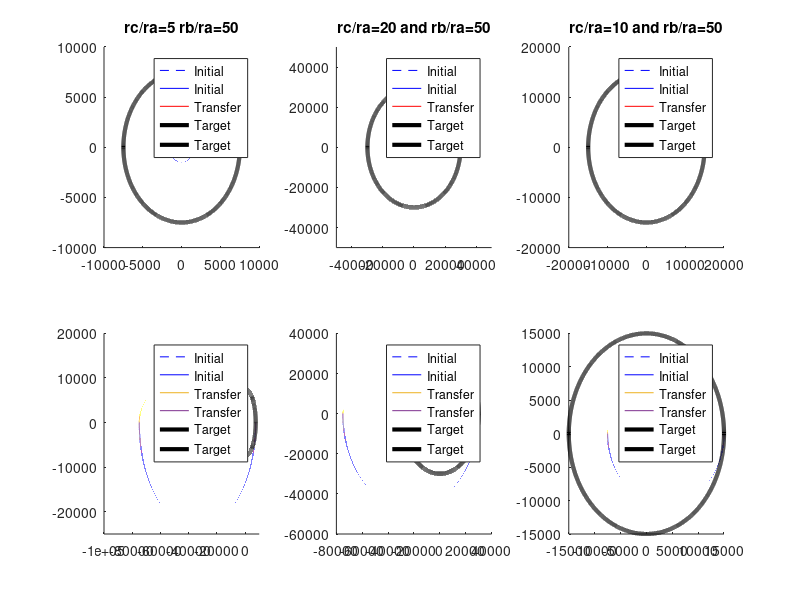

This figure's MATLAB source:
function orbitvis
%Generates velocity costs and orbit visualization
%   Program uses set values to generate the velocity cost and orbit
%   visualization for three different sets of radii ratio values

%for point in region for hohmann transfer
%initial values
mu = 398600;
ra = 1500;
rcra = 5;
rbra = 50;
rc = rcra*ra;
rb = rbra*ra;
a2 = (ra+rb)/2;
a3 = (rb+rc)/2;

%calculating velocity cost for bielliptic
vb1= sqrt((2*mu/ra)-(mu/a2)) - sqrt(mu/ra);
vb2 = sqrt((2*mu/rb)-(mu/a3)) - sqrt((2*mu/rb)-(mu/a2));
vb3 = sqrt((2*mu/rc)-(mu/a3)) - sqrt(mu/rc);
vba = abs(vb1)+ abs(vb2) + abs(vb3);

%calculating velocity cost for hohmann
ah = (ra+rc)/2;
vh1 = sqrt(((2*mu)/ra)-(mu/ah)) - sqrt(mu/ra);
vh2 = sqrt(mu/rc) - sqrt(((2*mu)/rc)-(mu/ah));
vha = abs(vh1) + abs(vh2);

%solving for some key geometry
e1 = (rc-ra)/(rc+ra);
b1 = ah*sqrt(1-e1^2);
h1 = rc-ah;

%displaying velocity cost to user
fprintf("The bielliptic velocity cost for an rc/ra of 5 and an rb/ra of 50 is %f\n",vba)
fprintf("The hohmann transfer velocity cost for an rc/ra of 5 and rb/ra of 50 is %f.\n",vha)

%obtaining curves for orbit transfer visualization hohmann
x1=linspace(-1500,1500,10000);
y1 = sqrt(ra^2 - x1.^2);
y11 = -sqrt(ra^2 - x1.^2);
x2 = linspace(-1500,7500,10000);
y2 = sqrt((b1^2).*(1-((x2-h1).^2./ah^2)));
x3 = linspace(-7500,7500,10000);
y3 = sqrt(rc^2 - x3.^2);
y33 = -sqrt(rc^2 - x3.^2);

%plotting hohmann transfer orbit visualization
figure(2)
subplot(2,3,1)
hold on
plot(x1,y1,'color','b', 'LineStyle','--')
plot(x1,y11,'Color','b','LineStyle','-')
plot(x2,y2,'Color','r')
plot(x3,y3,'Color','k','LineWidth',3)
plot(x3,y33,'Color','k','LineWidth',3)
legend('Initial','Initial','Transfer','Target','Target')
axis([-10000 10000 -10000 10000])
title("rc/ra=5 rb/ra=50")
hold off
% % % % % % % % % % % % % % % % 

%calculating initial geometry for bielliptic transfer visualization
e2 = (rb-ra)/(rb+ra);
b2 = a2*sqrt(1-e2^2);
h2 = rb-a2;
e3 = (rb-rc)/(rb+rc);
b3 = a3*sqrt(1-e3^2);
h3 = rb-a3;

%calculating curves for orbit visualization
x4 = linspace(-75000,1500,100000);
y4 = sqrt((b2^2).*(1-((x4+h2).^2./(a2^2))));

x5 = linspace(-75000,7500,100000);
y5 = -1*sqrt((b3^2).*(1-((x5+h3).^2./(a3^2))));

%plotting bielliptic transfer visualization
subplot(2,3,4)
hold on
plot(x1,y1,'color','b', 'LineStyle','--')
plot(x1,y11,'Color','b','LineStyle','-')
plot(x4,y4)
plot(x5,y5)
plot(x3,y3,'Color','k','LineWidth',3)
plot(x3,y33,'Color','k','LineWidth',3)
axis([-100000 10000 -25000 20000])
legend('Initial','Initial','Transfer','Transfer','Target','Target')
% % % % % % % % % % % % % % % 



% % % % % % % % % % % % % % % 

%For bielliptic area
%intitial values
mu = 398600;
ra = 1500;
rcra = 20;
rbra = 50;
rc = rcra*ra;
rb = rbra*ra;
a2 = (ra+rb)/2;
a3 = (rb+rc)/2;

%bielliptic velocity cost
vb1= sqrt((2*mu/ra)-(mu/a2)) - sqrt(mu/ra);
vb2 = sqrt((2*mu/rb)-(mu/a3)) - sqrt((2*mu/rb)-(mu/a2));
vb3 = sqrt((2*mu/rc)-(mu/a3)) - sqrt(mu/rc);
vba = abs(vb1)+ abs(vb2) + abs(vb3);

%hohmann velocity cost
ah = (ra+rc)/2;
vh1 = sqrt(((2*mu)/ra)-(mu/ah)) - sqrt(mu/ra);
vh2 = sqrt(mu/rc) - sqrt(((2*mu)/rc)-(mu/ah));
vha = abs(vh1) + abs(vh2);

%initial hohmann geometry
e1 = (rc-ra)/(rc+ra);
b1 = ah*sqrt(1-e1^2);
h1 = rc-ah;

%display velocity costs
fprintf("The bielliptic velocity cost for an rc/ra of 20 and an rb/ra of 50 is %f\n",vba)
fprintf("The hohmann transfer velocity cost for an rc/ra of 20 and rb/ra of 50 is %f.\n",vha)

%obtaining hohmann transfer curves
x1=linspace(-1500,1500,10000);
y1 = sqrt(ra^2 - x1.^2);
y11 = -sqrt(ra^2 - x1.^2);
x2 = linspace(-1500,30000,10000);
y2 = sqrt((b1^2).*(1-((x2-h1).^2./ah^2)));
x3 = linspace(-30000,30000,10000);
y3 = sqrt(rc^2 - x3.^2);
y33 = -sqrt(rc^2 - x3.^2);

%plotting hohmann transfer visualization
subplot(2,3,2)
hold on
plot(x1,y1,'color','b', 'LineStyle','--')
plot(x1,y11,'Color','b','LineStyle','-')
plot(x2,y2,'Color','r')
plot(x3,y3,'Color','k','LineWidth',3)
plot(x3,y33,'Color','k','LineWidth',3)
axis([-50000 50000 -50000 50000])
legend('Initial','Initial','Transfer','Target','Target')
title("rc/ra=20 and rb/ra=50")
hold off
% % % % % % % % % % % % % % % % 

%bielliptic geometry
e2 = (rb-ra)/(rb+ra);
b2 = a2*sqrt(1-e2^2);
h2 = rb-a2;
e3 = (rb-rc)/(rb+rc);
b3 = a3*sqrt(1-e3^2);
h3 = rb-a3;

%bielliptic curves
x4 = linspace(-75000,1500,100000);
y4 = sqrt((b2^2).*(1-((x4+h2).^2./(a2^2))));

x5 = linspace(-75000,30000,100000);
y5 = -1*sqrt((b3^2).*(1-((x5+h3).^2./(a3^2))));

%plotting bielliptic
subplot(2,3,5)
hold on
plot(x1,y1,'color','b', 'LineStyle','--')
plot(x1,y11,'Color','b','LineStyle','-')
plot(x4,y4)
plot(x5,y5)
plot(x3,y3,'Color','k','LineWidth',3)
plot(x3,y33,'Color','k','LineWidth',3)
legend('Initial','Initial','Transfer','Transfer','Target','Target')
% % % % % % % % % % % % % % % 



% % % % % % % % % % % % % % % 

%For final area
%initial values
mu = 398600;
ra = 1500;
rcra = 10;
rbra = 5;
rc = rcra*ra;
rb = rbra*ra;
a2 = (ra+rb)/2;
a3 = (rb+rc)/2;

%bielliptic velocity cost
vb1= sqrt((2*mu/ra)-(mu/a2)) - sqrt(mu/ra);
vb2 = sqrt((2*mu/rb)-(mu/a3)) - sqrt((2*mu/rb)-(mu/a2));
vb3 = sqrt((2*mu/rc)-(mu/a3)) - sqrt(mu/rc);
vba = abs(vb1)+ abs(vb2) + abs(vb3);

%hohmann velocity cost
ah = (ra+rc)/2;
vh1 = sqrt(((2*mu)/ra)-(mu/ah)) - sqrt(mu/ra);
vh2 = sqrt(mu/rc) - sqrt(((2*mu)/rc)-(mu/ah));
vha = abs(vh1) + abs(vh2);

%hohmann geometry
e1 = (rc-ra)/(rc+ra);
b1 = ah*sqrt(1-e1^2);
h1 = rc-ah;

%displaying velocity cost
fprintf("The bielliptic velocity cost for an rc/ra of 10 and an rb/ra of 5 is %f\n",vba)
fprintf("The hohmann transfer velocity cost for an rc/ra of 10 and rb/ra of 5 is %f.\n",vha)

%obtaining curves for hohmann
x1=linspace(-1500,1500,10000);
y1 = sqrt(ra^2 - x1.^2);
y11 = -sqrt(ra^2 - x1.^2);
x2 = linspace(-1500,15000,10000);
y2 = sqrt((b1^2).*(1-((x2-h1).^2./ah^2)));
x3 = linspace(-15000,15000,10000);
y3 = sqrt(rc^2 - x3.^2);
y33 = -sqrt(rc^2 - x3.^2);

%plotting hohmann transfer
subplot(2,3,3)
hold on
plot(x1,y1,'color','b', 'LineStyle','--')
plot(x1,y11,'Color','b','LineStyle','-')
plot(x2,y2,'Color','r')
plot(x3,y3,'Color','k','LineWidth',3)
plot(x3,y33,'Color','k','LineWidth',3)
legend('Initial','Initial','Transfer','Target','Target')
axis([-20000 20000 -20000 20000])
title('rc/ra=10 and rb/ra=50')
hold off
% % % % % % % % % % % % % % % % 

%bielliptic geometry
e2 = (rb-ra)/(rb+ra);
b2 = a2*sqrt(1-e2^2);
h2 = rb-a2;
e3 = (rb-rc)/(rb+rc);
b3 = a3*sqrt(1-e3^2);
h3 = rb-a3;

%curves for bielliptic transfer
x4 = linspace(-7500,1500,100000);
y4 = sqrt((b2^2).*(1-((x4+h2).^2./(a2^2))));

x5 = linspace(-7500,15000,100000);
y5 = -1*sqrt((b3^2).*(1-((x5+h3).^2./(a3^2))));

%plotting bielliptic transfer
subplot(2,3,6)
hold on
plot(x1,y1,'color','b', 'LineStyle','--')
plot(x1,y11,'Color','b','LineStyle','-')
plot(x4,y4)
plot(x5,y5)
plot(x3,y3,'Color','k','LineWidth',3)
plot(x3,y33,'Color','k','LineWidth',3)
legend('Initial','Initial','Transfer','Transfer','Target','Target')
end